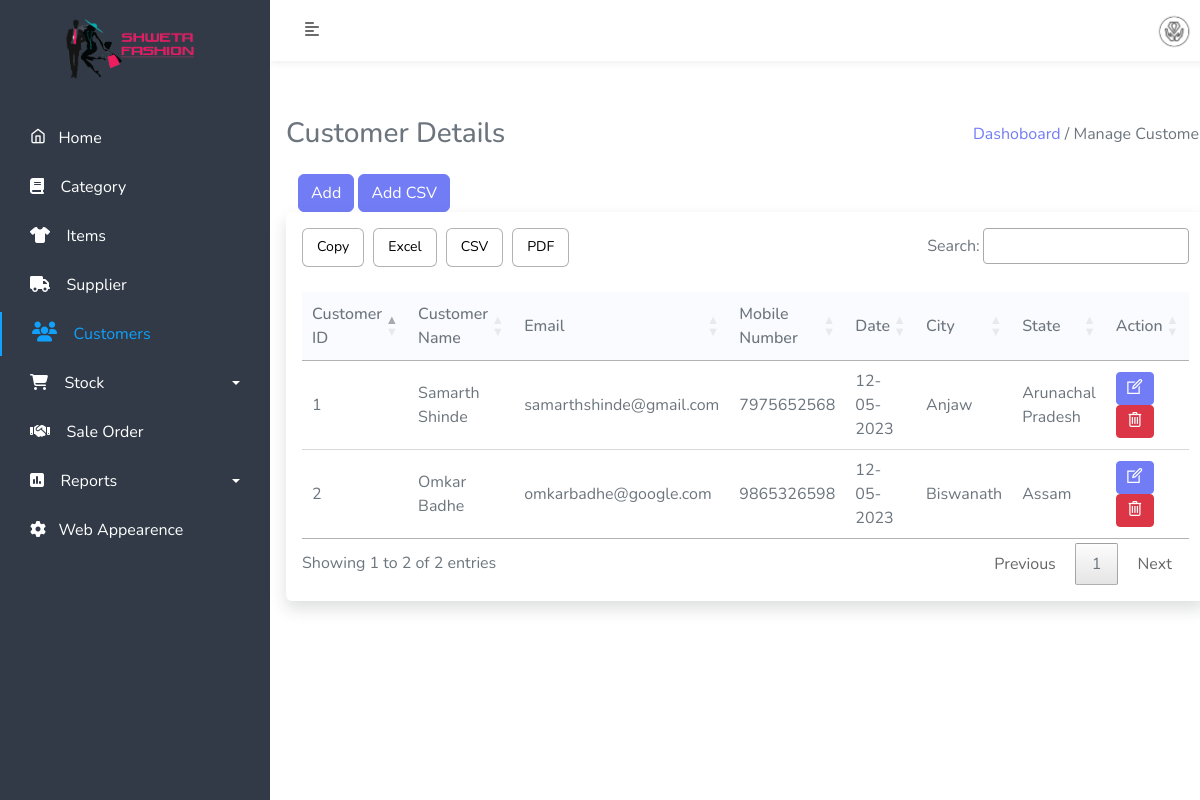
The page /admin/customer.php (signed in) on the database its author committed.
### tables this page shows
CREATE TABLE `manage_website` (
  `id` int(11) NOT NULL,
  `title` varchar(500) NOT NULL,
  `short_title` varchar(500) NOT NULL,
  `footer` text NOT NULL,
  `currency_symbol` text NOT NULL,
  `login_logo` text NOT NULL,
  `website_logo` varchar(500) NOT NULL,
  `background_login_image` text NOT NULL,
  `pay_qrcode` text NOT NULL,
  `terms` longtext NOT NULL,
  `status` int(11) NOT NULL
);

CREATE TABLE `customer` (
  `cust_id` int(11) NOT NULL,
  `cust_fname` varchar(50) NOT NULL,
  `cust_lname` varchar(50) NOT NULL,
  `cust_email` varchar(50) NOT NULL,
  `cust_mobile` bigint(10) NOT NULL,
  `cust_add` varchar(50) NOT NULL,
  `cust_city` varchar(50) NOT NULL,
  `cust_state` varchar(50) NOT NULL,
  `cdate` date DEFAULT NULL,
  `delete_status` tinyint(4) NOT NULL
);

### admin/customer.php (the view, shortened to what this page needs)
<?php include('include/sidebar.php'); ?>
<?php include('include/header.php'); ?>
<div class="content-body mb-5 p-3">
    <div class="row">
        <div class="col-md-12">
            <div class="heading mb-4 d-flex align-items-center justify-content-between">
                <h3 class="mb-0">Customer Details </h3>
                <p class="m-0"><a href="dashboard.php" class="text-primary">Dashoboard </a> <span class="disable">/ Manage Customer </span></p>
            </div>
        </div>
    </div>
    <section>
        <div class="container">
            <button type="submit" class="btn btn-primary" data-bs-toggle="modal" data-bs-target="#exampleModal">Add</button>
            <button type="submit1" class="btn btn-primary" data-bs-toggle="modal" data-bs-target="#exampleModal1">Add CSV</button>
        </div>
    </section>
    <div class="row">
        <div class="col-md-12">
            <div class="card border-0 shadow">
                <div class="card-body">
                    <div class="table-responsive">
                        <table id="example" class="display table-bordered" style="width:100%">
                            <thead>
                                <tr>
                                    <th>Customer ID</th>
                                    <th>Customer Name</th>
                                    <th>Email</th>
                                    <th>Mobile Number</th>
                                    <th>Date</th>
                                    <th>City</th>
                                    <th>State</th>
                                    <th>Action</th>
                                </tr>
                            </thead>
                            <tbody>
                                <?php
                                $cnt = 1;
                                $stmt = $db->prepare("select * from customer Where delete_status=0 ");
                                $stmt->execute();
                                $record = $stmt->fetchAll();
                                foreach ($record as $row) { ?>
                                    <tr>
                                        <td><?php echo $cnt; ?></td>
                                        <td><?php echo $row['cust_fname'] . ' ' . $row['cust_lname']; ?></td>
                                        <td><?php echo $row['cust_email']; ?></td>
                                        <td><?php echo $row['cust_mobile']; ?></td>
                                        <td><?php $d = $row['cdate'];
                                            $n = date("d-m-Y", strtotime($d));
                                            echo $n;
                                            ?></td>
                                        <td><?php echo $row['cust_city']; ?></td>
                                        <td><?php echo $row['cust_state']; ?></td>
                                        <td>
                                            <a href="edit-customer.php?cid=<?php echo $row['cust_id']; ?>" class="btn btn-primary btn-sm "><i class="icon-line-awesome-edit fs-5"></i></a>
                                            <a href="app/cust-crud.php?delid=<?php echo $row['cust_id']; ?>" class="btn btn-danger btn-sm " onclick="return confirm('Do you really want to Delete ?');"><i class="icon-line-awesome-trash-o fs-5"></i></a>
                                        </td>
                                    </tr>
                                <?php
                                    $cnt = $cnt + 1;
                                }  ?>
                            </tbody>
                        </table>
                    </div>
                </div>
            </div>
        </div>
    </div>
</div>
</div>
<?php include('include/footer.php'); ?>

### admin/include/sidebar.php (shortened to what this page needs)
<?php include('../assets/constant/config.php'); ?>
<!doctype html>
<html lang="en">
<head>
    <?php
    $stmt = $db->prepare("SELECT * from manage_website");
    $stmt->execute();
    $result = $stmt->fetchAll();
    foreach ($result as $key) {
    ?>
        <link href="../assets/css/bootstrap.min.css" rel="stylesheet">
        <link href="../assets/css/style.css" rel="stylesheet">
        <link href="../assets/css/select2.css" rel="stylesheet">
        <link href="../assets/css/responsive.css" rel="stylesheet">
        <link href="../assets/css/icons.css" rel="stylesheet">
        <link rel="stylesheet" href="https://cdnjs.cloudflare.com/ajax/libs/font-awesome/6.2.1/css/all.min.css" />
        <link href="../assets/css/datatables/jquery.dataTables.min.css" rel="stylesheet">
        <link href="../assets/css/datatables/buttons.dataTables.min.css" rel="stylesheet">
        <link rel="stylesheet" href="https://cdnjs.cloudflare.com/ajax/libs/font-awesome/6.3.0/css/solid.min.css" />
        <link href="https://cdn.jsdelivr.net/npm/select2@4.1.0-rc.0/dist/css/select2.min.css" rel="stylesheet" />
</head>
<body>
    <div class="wrapper">
        <nav id="sidebar">
            <div class="position">
                <div class="sidebar-header">
                    <a href="dashboard.php"><img src="../assets/img/<?php echo $key['login_logo'] ?>" width="150px"></a>
                </div>
            <?php } ?>
            <ul class="list-unstyled components" id="menu">
                <li class="s-item">
                    <a href="dashboard.php"><i class="icon-feather-home"></i>&nbsp;&nbsp;&nbsp;Home</a>
                </li>
                <li class="s-item">
                    <a href="category.php"><i class="fa fa-book"></i>&nbsp;&nbsp;&nbsp; Category</a>
                </li>
                <li class="s-item">
                    <a href="product.php"><i class="fa-solid fa-shirt"></i>&nbsp;&nbsp;&nbsp; Items</a>
                </li>
                <li class="s-item">
                    <a href="supplier.php"><i class="fa-solid fa-truck"></i>&nbsp;&nbsp;&nbsp; Supplier</a>
                </li>
                <li class="s-item">
                    <a href="customer.php"><i class="nav-icon fas fa-users"></i>&nbsp;&nbsp;&nbsp; Customers</a>
                </li>
                <li class="s-item">
                    <a href="#pageReports2" data-bs-toggle="collapse" aria-bs-expanded="false" class="dropdown-toggle"><i class='fas fa-shopping-cart'></i>&nbsp;&nbsp;&nbsp; Stock</a>
                </li>
                <li class="s-item">
                    <a href="sale-order.php" aria-bs-expanded="false"><i class='fas fa-handshake'></i>&nbsp;&nbsp;&nbsp; Sale Order</a>
                </li>
                <li class="s-item">
                    <a href="#pageReports" data-bs-toggle="collapse" aria-bs-expanded="false" class="dropdown-toggle"><i class="fa-sharp fa-solid fa-square-poll-vertical"></i>&nbsp;&nbsp;&nbsp; Reports</a>
                </li>
                <li class="s-item">
                    <a href="manage_website.php"><i class="fa fa-cog"></i>&nbsp;&nbsp;&nbsp;Web Appearence</a>
                </li>
            </ul>
            </div>
        </nav>

### admin/include/header.php (shortened to what this page needs)
<?php include('../assets/constant/config.php');?>
<?php
$stmt = $db->prepare("SELECT admin_photo,admin_email , admin_fname, admin_lname from admin ");
$stmt->execute();
$record = $stmt->fetchAll();
foreach ($record as $key) {
?>
    <div id="content">
        <nav class="navbar navbar-expand-lg navbar-light ">
            <div class="container-fluid">
                <button type="button" id="sidebarCollapse" class="btn text-sidebar bg-turbo-yellow">
                    <i class="fas fa-align-left"></i>
                </button>
                <div class="collapse navbar-collapse" id="navbarSupportedContent">
                    <div class="dropdown ">
		  <a class="" type="button" data-bs-toggle="dropdown" aria-expanded="false">
		   <img src="../assets/img/<?php echo $key['admin_photo'];?>" width="50px" class="rounded-circle">
		  </a>
		</div>
                     <?php } ?>
                </div>
            </div>
        </nav>

### assets/css/style.css (style rules this page uses)
body { font-family:'Nunito', sans-serif; color: #6c757d; }
a, a:hover, a:focus { color: inherit; text-decoration: none; transition: all 0.3s; }
.btn-primary { background-color: #727cf5; border-color: #727cf5; }
.text-primary { color: #727cf5 !important; }
.navbar { padding: 5px 10px; background: #fff; border: none; border-radius: 0px; margin-bottom: 40px; box-shadow: 0px 0px 9px rgb(0 0 0 / 10%); }
.text-sidebar { color: #6b6b6b; }
.wrapper { display: flex; width: 100%; align-items: stretch; }
#sidebar .position { position: fixed; min-width: 270px; max-width: 250px; }
#sidebar { min-width: 270px; max-width: 250px; background: #313a46; color: #272e48; transition: all 0.3s; z-index: 2; }
#sidebar .sidebar-header { padding: 12px; background: #313a46; text-align: center; }
#sidebar ul.components { padding: 20px 0; overflow-y: scroll; height: 100vh; }
#sidebar ul li a { padding: 10px 10px 10px 30px; font-size: 1em; display: block; margin-bottom: 5px; border-radius: 0 20px 20px 0; margin-right: 10px; color: #fff; }
#sidebar ul li.active > a { color: #11a1fd; border-left: 2px solid #11a1fd; }
#sidebar ul li.active > a i { font-size: 20px; }
a[data-bs-toggle=collapse] { position: relative; }
.dropdown-toggle::after { display: block; position: absolute; top: 50%; right: 20px; transform: translateY(-50%); }
#content { width: 100%; min-height: 100vh; transition: all 0.3s; }
tbody, td, tfoot, th, thead, tr { border:0; }
thead { background: #FAFBFE; }

### rows shown on the page
manage_website: login_logo (picture)
customer: cust_fname "Samarth", cust_lname "Shinde", cust_email "samarthshinde@gmail.com", cust_mobile "7975652568", cdate "12-05-2023", cust_city "Anjaw", cust_state "Arunachal Pradesh"
customer: cust_fname "Omkar", cust_lname "Badhe", cust_email "omkarbadhe@google.com", cust_mobile "9865326598", cdate "12-05-2023", cust_city "Biswanath", cust_state "Assam"
